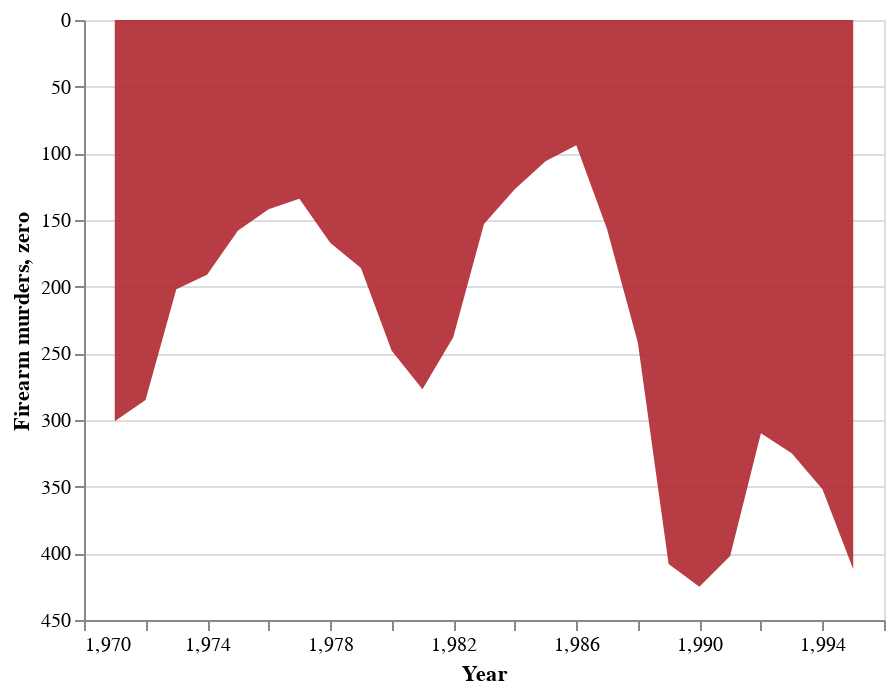

Notebook code cell kept with this figure:
### Markdown cell above
**Question 3.3** 
<br> {points: 3}

It's important to know what's possible when making plots, so let's attempt to recreate the plot shown. At least now we can hope to educate the party on where they went wrong in their code. Do you think they will listen to reason?

This plot will be split into 4 questions to walk you through the process a bit more since this is a challenging plot to make.

We will start with the area plot (with no points or lines yet).

As we have done in the past, we are providing several different tests so you can see if you are on your way to getting things.

Start by making an area plot mapping `Year` and `Firearm murders` to the correct axis, using an opacity of 0.9 and a colour equal to `#b0272f`. Make sure that the x-axis specifies no gridlines and the y-axis has a reversed scale. Give the y-axis the correct label.

*Save the plot in an object named `area_plot`.*

### Code cell
area_plot = alt.Chart(guns_df).mark_area(opacity=0.9, color='#b0272f').encode(
    alt.X('Year', axis=alt.Axis(grid=False)),
    alt.Y('Firearm murders', title="Firearm murders, zero", scale=alt.Scale(reverse=True)))
area_plot

### Figure 1 — Vega-Lite specification as saved in the notebook (floating-point values rounded to 4 significant figures)
{"config": {"view": {"continuousWidth": 400, "continuousHeight": 300}}, "data": {"name": "data-b655b91912e6e839c53e4b74dbd85033"}, "mark": {"type": "area", "color": "#b0272f", "opacity": 0.9}, "encoding": {"x": {"type": "quantitative", "axis": {"grid": false}, "field": "Year"}, "y": {"type": "quantitative", "field": "Firearm murders", "scale": {"reverse": true}, "title": "Firearm murders, zero"}}, "$schema": "https://vega.github.io/schema/vega-lite/v4.8.1.json", "datasets": {"data-b655b91912e6e839c53e4b74dbd85033": [{"Year": 1971, "Firearm murders": 301}, {"Year": 1972, "Firearm murders": 285}, {"Year": 1973, "Firearm murders": 202}, {"Year": 1974, "Firearm murders": 191}, {"Year": 1975, "Firearm murders": 158}, {"Year": 1976, "Firearm murders": 142}, {"Year": 1977, "Firearm murders": 134}, {"Year": 1978, "Firearm murders": 167}, {"Year": 1979, "Firearm murders": 186}, {"Year": 1980, "Firearm murders": 248}, {"Year": 1981, "Firearm murders": 277}, {"Year": 1982, "Firearm murders": 238}, {"Year": 1983, "Firearm murders": 153}, {"Year": 1984, "Firearm murders": 127}, {"Year": 1985, "Firearm murders": 106}, {"Year": 1986, "Firearm murders": 94}, {"Year": 1987, "Firearm murders": 157}, {"Year": 1988, "Firearm murders": 242}, {"Year": 1989, "Firearm murders": 408}, {"Year": 1990, "Firearm murders": 425}, {"Year": 1991, "Firearm murders": 402}, {"Year": 1992, "Firearm murders": 310}, {"Year": 1993, "Firearm murders": 325}, {"Year": 1994, "Firearm murders": 352}, {"Year": 1995, "Firearm murders": 412}]}}
